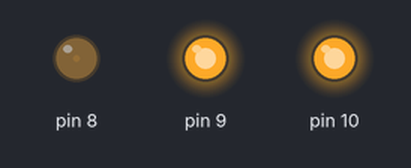
Bench run of a sketch on a simulated Arduino Mega 2560, built with avr-gcc and run on an emulated ATmega2560. Parts: output pins drawn as LEDs (lit = HIGH). Random numbers use the default seed unless the sketch sets one.

Above: at 0.16 s.
At 5.3 s:
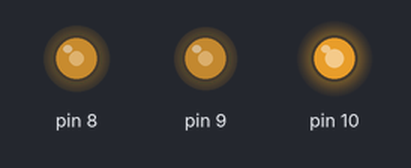
At 8.5 s:
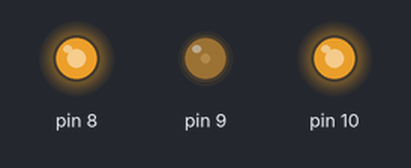
At 17.46 s:
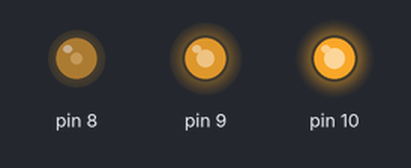
At 27.7 s:
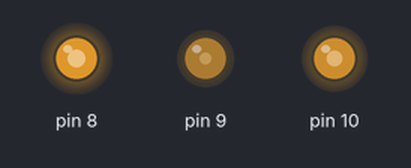
At 38.58 s:
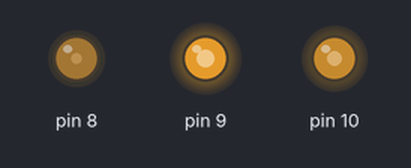
Timing chart, 0 to 40.0 s (numbered marks = the images above):
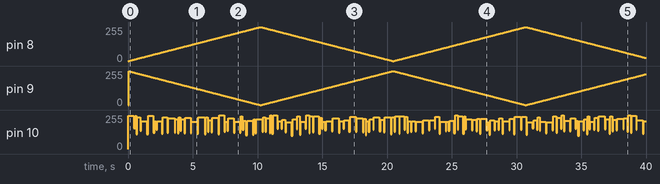

The sketch:

Pessebre.ino
```cpp
//------------------------------
// Macros
//------------------------------
#define UPDATE_TIME_SKY 39  // 10 segons (aprox) / 255 (pwm)
#define FIRE_ON_MIN 200
#define FIRE_ON_MAX 255
#define FIRE_ON_T_MIN 100
#define FIRE_ON_T_MAX 500
#define FIRE_OFF_MIN 100
#define FIRE_OFF_MAX 155
#define FIRE_OFF_T_MIN 50
#define FIRE_OFF_T_MAX 100

//------------------------------
// Definicions structs/typedefs
//------------------------------
typedef struct {
  byte output;
  unsigned long time;
  byte pwm_value;
  bool fade;
} Sky;

typedef struct {
  byte output;
  byte pwm_value;
  unsigned long time;
  unsigned int delay;
  byte state;
} Fire;

//------------------------------
// Funcions
//------------------------------
void sky_function(Sky *sky);
void fire_function(Fire *fire);

//------------------------------
// Declaracions - Arduino MEGA ADK
//------------------------------
Sky sky_01 = {8, 0, 0x00, true};
Sky sky_02 = {9, 0, 0xFF, false};
Fire fire = {10, 255, 0, 0, 0};

void setup() {
  pinMode(sky_01.output, OUTPUT);
  pinMode(sky_02.output, OUTPUT);
  pinMode(fire.output, OUTPUT);

  randomSeed(analogRead(0));
}

void loop() {
  sky_function(&sky_01);
  sky_function(&sky_02);
  fire_function(&fire);
}

void sky_function(Sky *sky) {
  if ((millis() - sky->time) > UPDATE_TIME_SKY) {
    if (sky->fade) {
      if (sky->pwm_value < 255) {
        sky->pwm_value += 1;
      } else {
        sky->fade = false;
        sky->pwm_value = 255;
      }
    } else {
      if (sky->pwm_value > 0) {
        sky->pwm_value -= 1;
      } else {
        sky->fade = true;
        sky->pwm_value = 0;
      }
    }
    analogWrite(sky->output, sky->pwm_value);
    sky->time = millis();
  }
}

void fire_function(Fire *fire) {
  if ((millis() - fire->time) > fire->delay) {
    switch (fire->state) {
      case 0:
        fire->pwm_value = random(FIRE_ON_MIN, FIRE_ON_MAX);
        fire->delay = random(FIRE_ON_T_MIN, FIRE_ON_T_MAX);
        fire->state = 1;
        break;
      case 1:
        fire->pwm_value = random(FIRE_OFF_MIN, FIRE_OFF_MAX);
        fire->delay = random(FIRE_OFF_T_MIN, FIRE_OFF_T_MAX);
        fire->state = 0;
        break;
    }
    analogWrite(fire->output, fire->pwm_value);
    fire->time = millis();
  }
}
```
